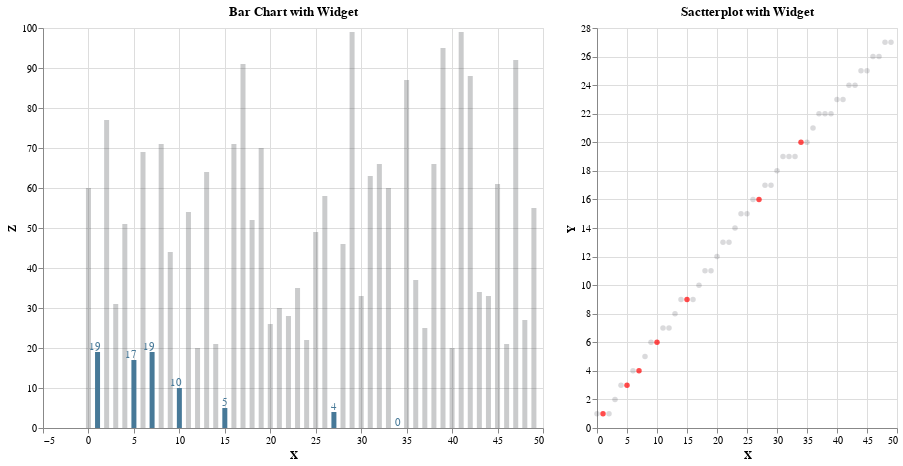

This figure's notebook cell:
### Markdown cell above
Let's combine these two to make a composite chart. This is a single visual now with two chart types.

### Code cell
(bartext | scatter)

### Figure 1 — Vega-Lite specification as saved in the notebook (floating-point values rounded to 4 significant figures)
{"config": {"view": {"continuousWidth": 400, "continuousHeight": 300}}, "hconcat": [{"layer": [{"mark": "bar", "encoding": {"color": {"condition": {"value": "#477998", "test": "(datum.Z < 20)"}, "value": "hsla(232, 7%, 20%, 0.25)"}, "tooltip": [{"type": "quantitative", "field": "X"}, {"type": "quantitative", "field": "Y"}, {"type": "quantitative", "field": "Z"}], "x": {"type": "quantitative", "field": "X"}, "y": {"type": "quantitative", "field": "Z"}}, "height": 400, "selection": {"selector014": {"type": "interval", "bind": "scales", "encodings": ["x", "y"]}}, "title": "Bar Chart with Widget", "width": 500}, {"mark": {"type": "text", "align": "right", "baseline": "middle", "dx": 3, "dy": -5}, "encoding": {"color": {"condition": {"value": "#477998", "test": "(datum.Z < 20)"}, "value": "hsla(232, 7%, 20%, 0)"}, "text": {"type": "quantitative", "field": "Z"}, "tooltip": [{"type": "quantitative", "field": "X"}, {"type": "quantitative", "field": "Y"}, {"type": "quantitative", "field": "Z"}], "x": {"type": "quantitative", "field": "X"}, "y": {"type": "quantitative", "field": "Z"}}, "height": 400, "title": "Bar Chart with Widget", "width": 500}]}, {"mark": "circle", "encoding": {"color": {"condition": {"value": "red", "test": "(datum.Z < 20)"}, "value": "hsla(232, 7%, 20%, 0.25)"}, "tooltip": [{"type": "quantitative", "field": "X"}, {"type": "quantitative", "field": "Y"}, {"type": "quantitative", "field": "Z"}], "x": {"type": "quantitative", "field": "X"}, "y": {"type": "quantitative", "field": "Y"}}, "height": 400, "title": "Sactterplot with Widget", "width": 300}], "data": {"name": "data-2a92a2aad2788a9669f8b00966e4e773"}, "$schema": "https://vega.github.io/schema/vega-lite/v4.8.1.json", "datasets": {"data-2a92a2aad2788a9669f8b00966e4e773": [{"X": 0, "Y": 1.0, "Z": 60.0}, {"X": 1, "Y": 1.0, "Z": 19.0}, {"X": 2, "Y": 1.0, "Z": 77.0}, {"X": 3, "Y": 2.0, "Z": 31.0}, {"X": 4, "Y": 3.0, "Z": 51.0}, {"X": 5, "Y": 3.0, "Z": 17.0}, {"X": 6, "Y": 4.0, "Z": 69.0}, {"X": 7, "Y": 4.0, "Z": 19.0}, {"X": 8, "Y": 5.0, "Z": 71.0}, {"X": 9, "Y": 6.0, "Z": 44.0}, {"X": 10, "Y": 6.0, "Z": 10.0}, {"X": 11, "Y": 7.0, "Z": 54.0}, {"X": 12, "Y": 7.0, "Z": 20.0}, {"X": 13, "Y": 8.0, "Z": 64.0}, {"X": 14, "Y": 9.0, "Z": 21.0}, {"X": 15, "Y": 9.0, "Z": 5.0}, {"X": 16, "Y": 9.0, "Z": 71.0}, {"X": 17, "Y": 10.0, "Z": 91.0}, {"X": 18, "Y": 11.0, "Z": 52.0}, {"X": 19, "Y": 11.0, "Z": 70.0}, {"X": 20, "Y": 12.0, "Z": 26.0}, {"X": 21, "Y": 13.0, "Z": 30.0}, {"X": 22, "Y": 13.0, "Z": 28.0}, {"X": 23, "Y": 14.0, "Z": 35.0}, {"X": 24, "Y": 15.0, "Z": 22.0}, {"X": 25, "Y": 15.0, "Z": 49.0}, {"X": 26, "Y": 16.0, "Z": 58.0}, {"X": 27, "Y": 16.0, "Z": 4.0}, {"X": 28, "Y": 17.0, "Z": 46.0}, {"X": 29, "Y": 17.0, "Z": 99.0}, {"X": 30, "Y": 18.0, "Z": 33.0}, {"X": 31, "Y": 19.0, "Z": 63.0}, {"X": 32, "Y": 19.0, "Z": 66.0}, {"X": 33, "Y": 19.0, "Z": 60.0}, {"X": 34, "Y": 20.0, "Z": 0.0}, {"X": 35, "Y": 20.0, "Z": 87.0}, {"X": 36, "Y": 21.0, "Z": 37.0}, {"X": 37, "Y": 22.0, "Z": 25.0}, {"X": 38, "Y": 22.0, "Z": 66.0}, {"X": 39, "Y": 22.0, "Z": 95.0}, {"X": 40, "Y": 23.0, "Z": 20.0}, {"X": 41, "Y": 23.0, "Z": 99.0}, {"X": 42, "Y": 24.0, "Z": 88.0}, {"X": 43, "Y": 24.0, "Z": 34.0}, {"X": 44, "Y": 25.0, "Z": 33.0}, {"X": 45, "Y": 25.0, "Z": 61.0}, {"X": 46, "Y": 26.0, "Z": 21.0}, {"X": 47, "Y": 26.0, "Z": 92.0}, {"X": 48, "Y": 27.0, "Z": 27.0}, {"X": 49, "Y": 27.0, "Z": 55.0}]}}
